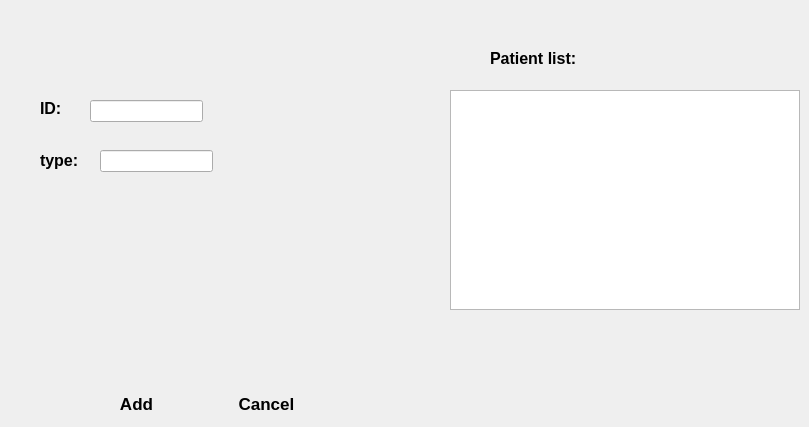
   <widget class="QWidget" name="page_2">
    <widget class="QLabel" name="label">
     <property name="geometry">
      <rect>
       <x>40</x>
       <y>100</y>
       <width>41</width>
       <height>16</height>
      </rect>
     </property>
     <property name="font">
      <font>
       <pointsize>12</pointsize>
       <weight>75</weight>
       <bold>true</bold>
      </font>
     </property>
     <property name="text">
      <string>ID:</string>
     </property>
    </widget>
    <widget class="QLabel" name="label_2">
     <property name="geometry">
      <rect>
       <x>40</x>
       <y>150</y>
       <width>56</width>
       <height>21</height>
      </rect>
     </property>
     <property name="font">
      <font>
       <pointsize>12</pointsize>
       <weight>75</weight>
       <bold>true</bold>
      </font>
     </property>
     <property name="text">
      <string>type:</string>
     </property>
    </widget>
    <widget class="QLineEdit" name="lineEdit_id">
     <property name="geometry">
      <rect>
       <x>90</x>
       <y>100</y>
       <width>113</width>
       <height>22</height>
      </rect>
     </property>
     <property name="maxLength">
      <number>8</number>
     </property>
    </widget>
    <widget class="QLineEdit" name="lineEdit_type">
     <property name="geometry">
      <rect>
       <x>100</x>
       <y>150</y>
       <width>113</width>
       <height>22</height>
      </rect>
     </property>
     <property name="maxLength">
      <number>15</number>
     </property>
    </widget>
    <widget class="QTableView" name="tableViewpatientp2">
     <property name="geometry">
      <rect>
       <x>450</x>
       <y>90</y>
       <width>350</width>
       <height>220</height>
      </rect>
     </property>
     <property name="styleSheet">
      <string notr="true">background-image: url(:/img/administration/white.jpg);</string>
     </property>
    </widget>
    <widget class="QLabel" name="label_4">
     <property name="geometry">
      <rect>
       <x>490</x>
       <y>50</y>
       <width>121</width>
       <height>16</height>
      </rect>
     </property>
     <property name="font">
      <font>
       <pointsize>12</pointsize>
       <weight>75</weight>
       <bold>true</bold>
      </font>
     </property>
     <property name="text">
      <string>Patient list:</string>
     </property>
    </widget>
    <widget class="QPushButton" name="pushButtonaddp2">
     <property name="geometry">
      <rect>
       <x>90</x>
       <y>390</y>
       <width>93</width>
       <height>28</height>
      </rect>
     </property>
     <property name="font">
      <font>
       <pointsize>13</pointsize>
       <weight>75</weight>
       <bold>true</bold>
      </font>
     </property>
     <property name="styleSheet">
      <string notr="true">QPushButton{

     background: qlineargradient(x1: 0, y1: 0, x2: 0, y2: 1,
                                 stop: 0 #f7f7f7, stop: 0.4 #f0f0f0,
                                 stop: 0.5 #e8e8e8, stop: 1.0 #dcdcdc);
border-radius:5px;
border-radius:5px;

}



QPushButton:hover{
background:   qlineargradient(x1: 0, y1: 0, x2: 0, y2: 1,
                                 stop: 0 #1b83fe, stop: 0.4 #4399fe,
                                 stop: 0.5 #5da7fe, stop: 1.0 #77b5fe);
color:white;
}</string>
     </property>
     <property name="text">
      <string>Add</string>
     </property>
    </widget>
    <widget class="QPushButton" name="pushButton_cancelp2">
     <property name="geometry">
      <rect>
       <x>220</x>
       <y>390</y>
       <width>93</width>
       <height>28</height>
      </rect>
     </property>
     <property name="font">
      <font>
       <pointsize>13</pointsize>
       <weight>75</weight>
       <bold>true</bold>
      </font>
     </property>
     <property name="styleSheet">
      <string notr="true">QPushButton{

     background: qlineargradient(x1: 0, y1: 0, x2: 0, y2: 1,
                                 stop: 0 #f7f7f7, stop: 0.4 #f0f0f0,
                                 stop: 0.5 #e8e8e8, stop: 1.0 #dcdcdc);
border-radius:5px;
border-radius:5px;

}



QPushButton:hover{
background:   qlineargradient(x1: 0, y1: 0, x2: 0, y2: 1,
                                 stop: 0 #1b83fe, stop: 0.4 #4399fe,
                                 stop: 0.5 #5da7fe, stop: 1.0 #77b5fe);
color:white;
}</string>
     </property>
     <property name="text">
      <string>Cancel</string>
     </property>
    </widget>
   </widget>
